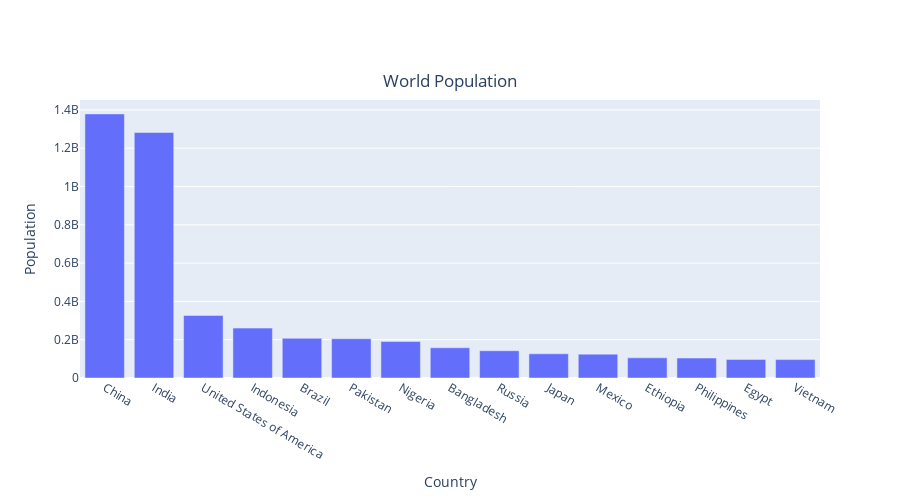

The code cell stored with this chart in its notebook:
### Code cell
geemap.bar_chart(
    data=df,
    x='NAME',
    y='POP_EST',
    x_label='Country',
    y_label='Population',
    descending=True,
    max_rows=15,
    title='World Population',
    height=500,
    layout_args={'title_x': 0.5, 'title_y': 0.85},
)

### Figure 1 — Plotly figure (JSON) as saved in the notebook; plotly's stock layout.template omitted (floating-point values rounded to 4 significant figures)
{"data": [{"alignmentgroup": "True", "hovertemplate": "Country=%{x}<br>Population=%{y}<extra></extra>", "legendgroup": "", "marker": {"color": "#636efa", "pattern": {"shape": ""}}, "name": "", "offsetgroup": "", "orientation": "v", "showlegend": false, "textposition": "auto", "type": "bar", "x": ["China", "India", "United States of America", "Indonesia", "Brazil", "Pakistan", "Nigeria", "Bangladesh", "Russia", "Japan", "Mexico", "Ethiopia", "Philippines", "Egypt", "Vietnam"], "xaxis": "x", "y": [1379302771, 1281935911, 326625791, 260580739, 207353391, 204924861, 190632261, 157826578, 142257519, 126451398, 124574795, 105350020, 104256076, 97041072, 96160163], "yaxis": "y"}], "layout": {"barmode": "group", "height": 500, "legend": {"tracegroupgap": 0}, "title": {"text": "World Population", "x": 0.5, "y": 0.85}, "xaxis": {"anchor": "y", "domain": [0, 1], "title": {"text": "Country"}}, "yaxis": {"anchor": "x", "domain": [0, 1], "title": {"text": "Population"}}}}
